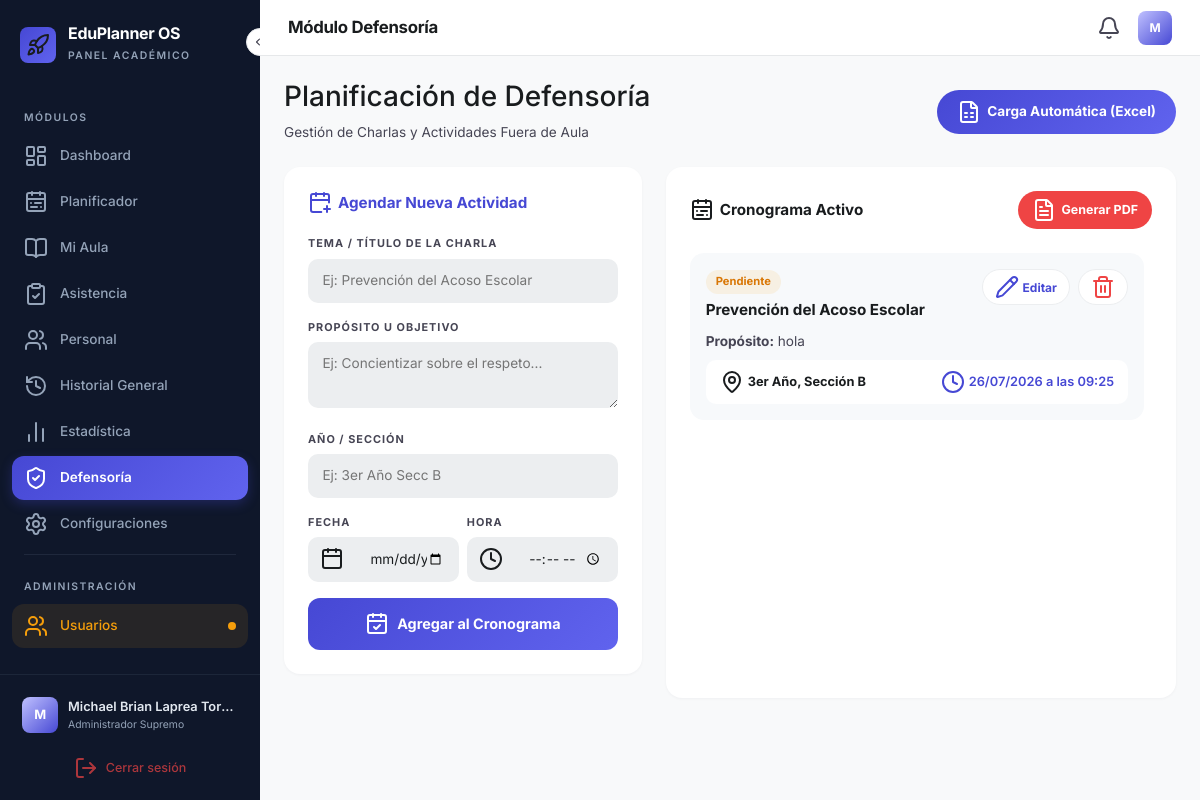
/defensoria (signed in), run on the app's committed database.
### backup_v3/app.py (models this page shows)
class PlanificacionDefensoria(db.Model):
    id = db.Column(db.Integer, primary_key=True)
    tema_charla = db.Column(db.String(200), nullable=False)
    proposito = db.Column(db.Text, nullable=False)
    poblacion_objetivo = db.Column(db.String(100), nullable=False)
    fecha_programada = db.Column(db.Date, nullable=False)
    hora_programada = db.Column(db.String(20), nullable=False)
    estado = db.Column(db.String(50), default='Pendiente')
    notas_seguimiento = db.Column(db.Text, nullable=True)
    usuario_id = db.Column(db.Integer, db.ForeignKey('usuario.id'), nullable=False)

### backup_v3/app.py (the view, shortened to what this page needs)
@app.route('/defensoria', methods=['GET', 'POST'])
def defensoria():
    if not session.get('logeado'): return redirect(url_for('auth.login'))
    planes = PlanificacionDefensoria.query.filter_by(usuario_id=session['usuario_id']).all()
    return render_template('defensoria.html', planificaciones=planes)

### backup_v3/app.py (called while the page is built)
@app.context_processor
def inyectar_datos_globales():
    return dict(
        mis_permisos=session.get('permisos', ''),
        mi_rol=session.get('nombre_rol', 'Sin Rol'),
        total_anuncios=Anuncio.query.count(),
        hoy_str=datetime.now().strftime('%d/%m/%Y')
    )

### backup_v3/templates/defensoria.html (shortened to what this page needs)
{% extends "base.html" %}
{% block header_title %}Módulo Defensoría{% endblock %}
{% block content %}
<div class="mx-auto" style="max-width: 1200px;">
    <div class="d-flex flex-column flex-md-row justify-content-between align-items-center gap-3 mb-4">
        <div class="page-header">
            <h3 class="title">Planificación de Defensoría</h3>
            <p class="subtitle mb-0">Gestión de Charlas y Actividades Fuera de Aula</p>
        </div>
        <button class="btn-excel" data-bs-toggle="modal" data-bs-target="#modalCargaAutomatica">
            <i data-lucide="file-spreadsheet"></i> Carga Automática (Excel)
        </button>
    </div>
    <div class="row">
        <div class="col-lg-5 mb-4">
            <div class="form-card">
                <h5><i data-lucide="calendar-plus"></i> Agendar Nueva Actividad</h5>
                <form action="/defensoria" method="POST">
                    <div class="mb-3">
                        <label class="edu-label">TEMA / TÍTULO DE LA CHARLA</label>
                        <input type="text" name="tema_charla" class="edu-input" placeholder="Ej: Prevención del Acoso Escolar" required>
                    </div>
                    <div class="mb-3">
                        <label class="edu-label">PROPÓSITO U OBJETIVO</label>
                        <textarea name="proposito" class="edu-textarea" rows="2" placeholder="Ej: Concientizar sobre el respeto..." required></textarea>
                    </div>
                    <div class="mb-3">
                        <label class="edu-label">AÑO / SECCIÓN</label>
                        <input type="text" name="poblacion_objetivo" class="edu-input" placeholder="Ej: 3er Año Secc B" required>
                    </div>
                    <div class="row g-2 mb-3">
                        <div class="col-6">
                            <label class="edu-label">FECHA</label>
                            <div class="input-icon-group">
                                <div class="icon"><i data-lucide="calendar"></i></div>
                                <input type="date" name="fecha_programada" class="edu-input" required>
                            </div>
                        </div>
                        <div class="col-6">
                            <label class="edu-label">HORA</label>
                            <div class="input-icon-group">
                                <div class="icon"><i data-lucide="clock"></i></div>
                                <input type="time" name="hora_programada" class="edu-input" required>
                            </div>
                        </div>
                    </div>
                    <button type="submit" class="btn-submit-def">
                        <i data-lucide="calendar-check"></i> Agregar al Cronograma
                    </button>
                </form>
            </div>
        </div>
        <div class="col-lg-7">
            <div class="timeline-card">
                <div class="d-flex justify-content-between align-items-center mb-4">
                    <h5 class="mb-0"><i data-lucide="calendar-range"></i> Cronograma Activo</h5>
                    <a href="/exportar_pdf_defensoria" class="btn-pdf"><i data-lucide="file-text"></i> Generar PDF</a>
                </div>
                <div class="scroll-zone">
                    {% for plan in planificaciones %}
                    <div class="plan-card">
                        <div class="d-flex w-100 justify-content-between align-items-start mb-1">
                            <div>
                                <span class="badge-status {% if plan.estado == 'Pendiente' %}pending{% else %}done{% endif %}">{{ plan.estado }}</span>
                                <div class="topic">{{ plan.tema_charla }}</div>
                            </div>
                            <div class="d-flex gap-2">
                                <button class="btn-sm-action edit" data-bs-toggle="modal" data-bs-target="#modalEditar{{ plan.id }}"><i data-lucide="pencil"></i> Editar</button>
                                <button class="btn-sm-action del" data-bs-toggle="modal" data-bs-target="#modalEliminar{{ plan.id }}"><i data-lucide="trash-2"></i></button>
                            </div>
                        </div>
                        <p class="purpose"><strong>Propósito:</strong> {{ plan.proposito }}</p>
                        <div class="plan-detail">
                            <span class="loc"><i data-lucide="map-pin"></i> {{ plan.poblacion_objetivo }}</span>
                            <span class="time"><i data-lucide="clock"></i> {{ plan.fecha_programada.strftime('%d/%m/%Y') }} a las {{ plan.hora_programada }}</span>
                        </div>
                    </div>
                    {% else %}
                    <div class="empty-state">
                        <i data-lucide="inbox"></i>
                        <h5 style="font-weight:700;">Cronograma Limpio</h5>
                        <p style="font-size:0.85rem;">No hay actividades programadas por ahora.</p>
                    </div>
                    {% endfor %}
                </div>
            </div>
        </div>
    </div>
</div>
{% endblock %}

### data on the page
PlanificacionDefensoria: estado "Pendiente", tema_charla "Prevención del Acoso Escolar", proposito "hola", poblacion_objetivo "3er Año, Sección B", fecha_programada "26/07/2026", hora_programada "09:25"

### other printed values
{{ session.get('nombre_completo', 'U')[0] | upper }} "M"
{{ session.get('nombre_completo', 'Usuario') }} "Michael Brian Laprea Tor…"
{{ mi_rol }} "Administrador Supremo"
